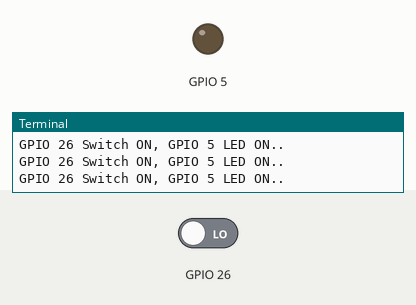
Simulated run of this program. Board: Raspberry Pi (BCM pin numbers). Parts: output pins drawn as LEDs (lit = HIGH), the last lines printed to the terminal. Inputs (shaded band) come from the test bench; at power-on: GPIO 26 LOW.

Above: at 1.2 s.
1.3 s: GPIO 26 driven HIGH
At 2.6 s:
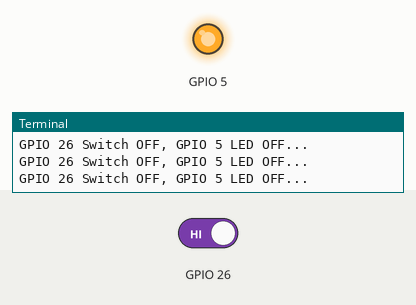
2.9 s: GPIO 26 driven LOW
At 3.8 s:
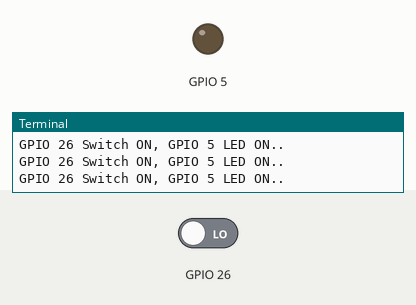
Timing chart, 0 to 5.9 s (numbered marks = the images above; inputs shaded):
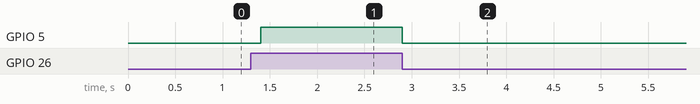

Measured:
- after the input at 1.3 s, GPIO 5: LOW → HIGH after 0.10 s
- after the input at 2.9 s, GPIO 5: HIGH → LOW at once

The program:

exam0110_gpio_pushswitch.py
```python
'''
...179P.Important!!!
   image : https://drive.google.com/open?id=1pPU8kqBr7Yx3PCRtpP98u0l65sZ8QGlR
   if S/W ON, GPIO 26 is 0 and if S/W OFF, GPIO 26 is 1.
   even though GPIO 5 is OUTPUT,
       setting its value 0 makes LED ON since flow is successful.
       setting its value 1 makes LED OFF since flow is not successful.
'''
import time
import RPi.GPIO as GPIO

GPIO.setmode(GPIO.BCM)
GPIO.cleanup()
GPIO.setup(26, GPIO.IN)   #...set Switch1, GPIO 26 pin to INPUT
GPIO.setup(27, GPIO.IN)   #...set Switch2, GPIO 27 pin to INPUT
GPIO.setup(5, GPIO.OUT)   #...set LED, GPIO 5 pin to OUTPUT

try:
    while True:
        #...if GPIO 26 Switch is on.
        if GPIO.input(26) == 1:
            print("GPIO 26 Switch OFF, GPIO 5 LED OFF...")
            GPIO.output(5, True)
        else:
            print("GPIO 26 Switch ON, GPIO 5 LED ON..")
            GPIO.output(5, False)
            time.sleep(0.2)
except KeyboardInterrupt:
    GPIO.cleanup()
'''
finally:
    GPIO.cleanup()
'''
```
